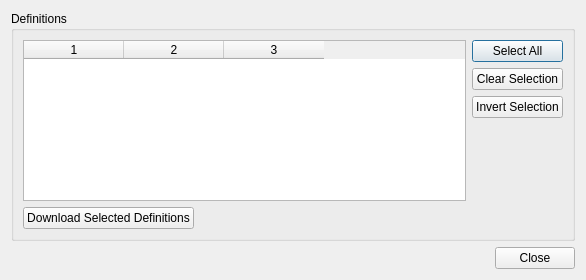
<?xml version="1.0" encoding="UTF-8"?>
<ui version="4.0">
 <class>ManageDefinitionsDialog</class>
 <widget class="QDialog" name="ManageDefinitionsDialog">
  <property name="geometry">
   <rect>
    <x>0</x>
    <y>0</y>
    <width>586</width>
    <height>280</height>
   </rect>
  </property>
  <property name="windowTitle">
   <string>Dialog</string>
  </property>
  <layout class="QVBoxLayout" name="verticalLayout">
   <item>
    <widget class="QGroupBox" name="definitionsGroupBox">
     <property name="title">
      <string>Definitions</string>
     </property>
     <layout class="QGridLayout" name="gridLayout">
      <item row="0" column="0" rowspan="4">
       <widget class="QTableWidget" name="definitionsTable">
        <property name="editTriggers">
         <set>QAbstractItemView::NoEditTriggers</set>
        </property>
        <property name="alternatingRowColors">
         <bool>false</bool>
        </property>
        <property name="selectionMode">
         <enum>QAbstractItemView::ExtendedSelection</enum>
        </property>
        <property name="selectionBehavior">
         <enum>QAbstractItemView::SelectRows</enum>
        </property>
        <property name="showGrid">
         <bool>false</bool>
        </property>
        <property name="gridStyle">
         <enum>Qt::NoPen</enum>
        </property>
        <property name="columnCount">
         <number>3</number>
        </property>
        <attribute name="horizontalHeaderHighlightSections">
         <bool>false</bool>
        </attribute>
        <attribute name="verticalHeaderVisible">
         <bool>false</bool>
        </attribute>
        <attribute name="verticalHeaderDefaultSectionSize">
         <number>20</number>
        </attribute>
        <attribute name="verticalHeaderHighlightSections">
         <bool>false</bool>
        </attribute>
        <column/>
        <column/>
        <column/>
       </widget>
      </item>
      <item row="0" column="1">
       <widget class="QPushButton" name="allButton">
        <property name="text">
         <string>Select All</string>
        </property>
       </widget>
      </item>
      <item row="1" column="1">
       <widget class="QPushButton" name="clearButton">
        <property name="text">
         <string>Clear Selection</string>
        </property>
       </widget>
      </item>
      <item row="2" column="1">
       <widget class="QPushButton" name="invertButton">
        <property name="text">
         <string>Invert Selection</string>
        </property>
       </widget>
      </item>
      <item row="3" column="1">
       <spacer name="verticalSpacer">
        <property name="orientation">
         <enum>Qt::Vertical</enum>
        </property>
        <property name="sizeHint" stdset="0">
         <size>
          <width>20</width>
          <height>244</height>
         </size>
        </property>
       </spacer>
      </item>
      <item row="4" column="0" colspan="2">
       <layout class="QHBoxLayout" name="horizontalLayout">
        <item>
         <widget class="QPushButton" name="downloadButton">
          <property name="text">
           <string>Download Selected Definitions</string>
          </property>
         </widget>
        </item>
        <item>
         <spacer name="horizontalSpacer">
          <property name="orientation">
           <enum>Qt::Horizontal</enum>
          </property>
          <property name="sizeHint" stdset="0">
           <size>
            <width>188</width>
            <height>20</height>
           </size>
          </property>
         </spacer>
        </item>
       </layout>
      </item>
     </layout>
    </widget>
   </item>
   <item>
    <widget class="QDialogButtonBox" name="buttonBox">
     <property name="standardButtons">
      <set>QDialogButtonBox::Close</set>
     </property>
    </widget>
   </item>
  </layout>
 </widget>
 <resources/>
 <connections>
  <connection>
   <sender>buttonBox</sender>
   <signal>rejected()</signal>
   <receiver>ManageDefinitionsDialog</receiver>
   <slot>close()</slot>
   <hints>
    <hint type="sourcelabel">
     <x>385</x>
     <y>420</y>
    </hint>
    <hint type="destinationlabel">
     <x>223</x>
     <y>222</y>
    </hint>
   </hints>
  </connection>
 </connections>
</ui>
